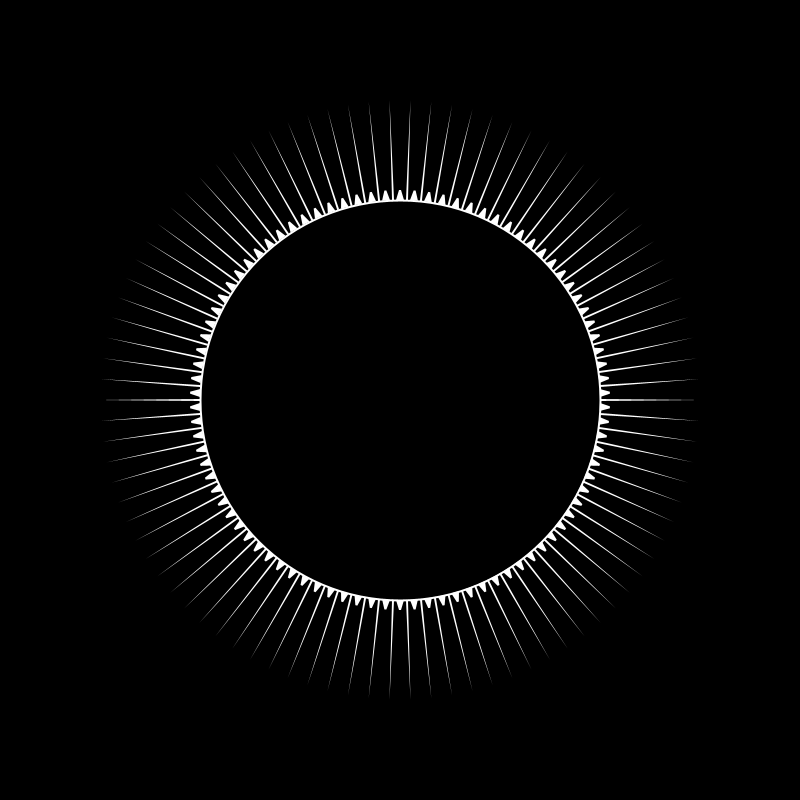
Frame 1 (no input)
Frame 60 (the mouse pressed at the canvas centre just before this capture): identical to frame 1, image omitted
Frame 120 (the mouse held since frame 60 and released just before this capture): identical to frame 1, image omitted

The Processing sketch that drew this single still picture (run headless with seeded random() and noise(); from frame 60 on, the mouse is pressed at the canvas centre):

// Processing sketch: boucle_coord_polaires
// ── boucle_coord_polaires.pde
// renaud.jean-francois(arobas)uqam(point)ca
// Syntaxe Processing version 3.5.4
// lundi, 27 janvier 2020

int nbSteps = 180;
float angleSteps;

void setup() {
  size(800, 800);
  background(0);


  angleSteps = TWO_PI/float(nbSteps); // 360 degrés, en radians fait 2 * PI
}

void draw() {
  background(0);
  translate(width/2, height/2); // les coordonnées d’origine (0,0) sont désormais centrées

  fill(255);
  noStroke();
  for (int i = 0; i < nbSteps; i++) {
    pushMatrix(); // Il faut éviter le cumul des transformations
    
    rotate(i * angleSteps); // rotation en premier
    translate(200, 0); // ensuite, translation

    if (i % 2 == 0) {
      triangle(0, -1, 0, 1, 100, 0);
    } else {
      quad(0, -4, 0, 4, 10, 1, 10, -1);
    }
    popMatrix(); // Revient aux transformations précédant le pushMatrix()
  }

  noFill();
  stroke(255);
  strokeWeight(2);
  ellipse(0, 0, 400, 400);
}
